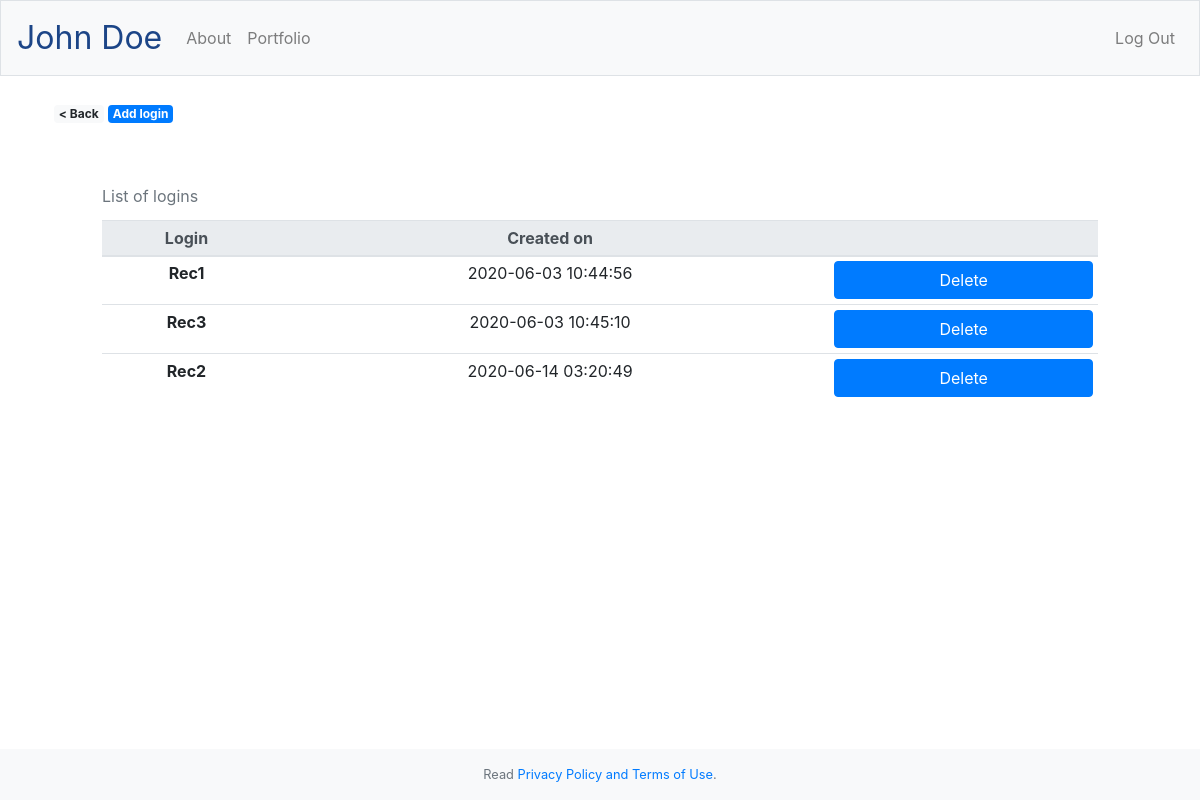
The page /manage (signed in) on the database its author committed.
### tables this page shows
CREATE TABLE 'users' (
 'id' INTEGER PRIMARY KEY AUTOINCREMENT NOT NULL,
 'username' TEXT NOT NULL,
 'hash' TEXT NOT NULL,
  time TIMESTAMP NOT NULL
  DEFAULT CURRENT_TIMESTAMP
 );

### application.py (the view)
@app.route("/manage", methods=["GET", "POST"])
@admin_required
def manage():
    ulist = select_users()
    global gid
    if request.method == "POST" and request.form["submit"]== "yes": # delete after admin confirms
        b = delete_login(gid)
        if b:
            return redirect("/manage")
        else:
            error = "Sorry, unable to delete this login. Please try again."
            return render_template("manage.html", error=error, ulist=ulist)
    elif request.method == "POST":
        gid = request.form["submit"]
        return redirect(url_for("confirmdel", id=request.form["submit"], name=request.form.get("index")))
    else:
        gid = None
        gname = None
        return render_template("manage.html", ulist=ulist)

### application.py (called while the page is built)
@app.after_request
def after_request(response):
    response.headers["Cache-Control"] = "no-cache, no-store, must-revalidate"
    response.headers["Expires"] = 0
    response.headers["Pragma"] = "no-cache"
    return response

### helpers.py (called while the page is built)
def admin_required(f):
    @wraps(f)
    def decorated_function(*args, **kwargs):
        if session.get("user_id") is not 1:
            error = "Log in as admin"
            return render_template("login.html", error=error)
        return f(*args, **kwargs)
    return decorated_function

### query.py (called while the page is built)
def select_users():
    engine = create_engine(db)
    meta = MetaData()
    conn = engine.connect()
    users = Table('users', meta, autoload=True, autoload_with=engine)
    s = select([users.c.id, users.c.username, users.c.time]).where(users.c.username!='admin')
    try:
        result = conn.execute(s)
        userlist = result.fetchall()
    except:
        userlist = []
    conn.close()
    engine.dispose()
    return(userlist)

### templates/manage.html (shortened to what this page needs)
{% extends "layout.html" %}
{% block main %}
    <a class="badge badge-light" href="/admin"> < Back</a>
    <a class="badge badge-primary" href="/addlogin">Add login</a>
        <div class="centalign p-5">
            <table class="table table-sm">
                <caption>List of logins</caption>
                <thead class="thead-light">
                    <tr>
                        <th scope="col">Login</th>
                        <th scope="col">Created on</th>
                        <th scope="col"></th>
                    </tr>
                </thead>
                <tbody>
                    {% for item in ulist %}
                        <tr>
                          <th scope="row">{{ item[1] }}</th>
                          <td>{{ item[2] }}</td>
                          <form action="/manage" method="post">
                          <td><button type="submit" name="submit" value="{{ item[0] }}" class="btn btn-primary btn-block">Delete</button></td>
                          </form>
                        </tr>
                    {% endfor %}
                </tbody>
            </table>
        </div>
{% endblock %}

### templates/layout.html (shortened to what this page needs)
<!DOCTYPE html>
<html lang="en">
        <head>
        <link rel="stylesheet" href="https://stackpath.bootstrapcdn.com/bootstrap/4.5.0/css/bootstrap.min.css">
        <link href="/static/styles.css" rel="stylesheet">
    </head>
    <body>
        <nav class="navbar navbar-expand-sm navbar-light bg-light border">
          <a class="navbar-brand" href="/"><span class="blue">John Doe</span></a>
          <div class="collapse navbar-collapse" id="navbarSupportedContent">
            {% if session.user_id %}
                <ul class="navbar-nav mr-auto">
                    <li class="nav-item"><a class="nav-link" href="/about">About</a></li>
                    <li class="nav-item"><a class="nav-link" href="/portfolio">Portfolio</a></li>
                </ul>
                <ul class="navbar-nav ml-auto">
                    <li class="nav-item"><a class="nav-link" href="/logout">Log Out</a></li>
                </ul>
            {% else %}
                <ul class="navbar-nav ml-auto">
                    <li class="nav-item"><a class="nav-link" href="/login">Log In</a></li>
                </ul>
            {% endif %}
          </div>
        </nav>
        <main class="container p-4">
            {% block main %}{% endblock %}
        </main>
        <footer class="bg-light small text-center text-muted fixed-bottom p-3">
           Read <a href="/privacy">Privacy Policy and Terms of Use</a>.
        </footer>
    </body>
</html>

### static/styles.css (style rules this page uses)
nav .navbar-brand { font-size: xx-large; color: #537fbe; }
nav .navbar-brand .blue { color: #1c4587; }
main .centalign { overflow-x: auto; text-align: center; }
caption { caption-side:top; }

### rows shown on the page
users: username "Rec1", time "2020-06-03 10:44:56", {{ item[0] }} 22 (drawn)
users: username "Rec3", time "2020-06-03 10:45:10", {{ item[0] }} 24 (drawn)
users: username "Rec2", time "2020-06-14 03:20:49", {{ item[0] }} 28 (drawn)
